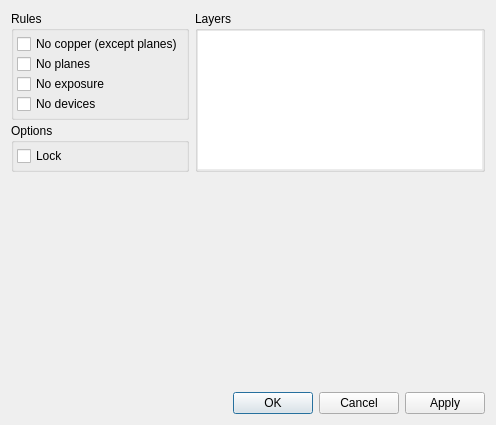
<?xml version="1.0" encoding="UTF-8"?>
<ui version="4.0">
 <class>librepcb::editor::ZonePropertiesDialog</class>
 <widget class="QDialog" name="librepcb::editor::ZonePropertiesDialog">
  <property name="geometry">
   <rect>
    <x>0</x>
    <y>0</y>
    <width>496</width>
    <height>425</height>
   </rect>
  </property>
  <property name="windowTitle">
   <string>Zone Properties</string>
  </property>
  <layout class="QVBoxLayout" name="verticalLayout_2" stretch="1,3,0">
   <item>
    <layout class="QHBoxLayout" name="horizontalLayout">
     <item>
      <layout class="QVBoxLayout" name="verticalLayout">
       <property name="spacing">
        <number>3</number>
       </property>
       <item>
        <widget class="QGroupBox" name="groupBox_2">
         <property name="title">
          <string>Rules</string>
         </property>
         <layout class="QVBoxLayout" name="verticalLayout_4">
          <property name="spacing">
           <number>0</number>
          </property>
          <property name="leftMargin">
           <number>3</number>
          </property>
          <property name="topMargin">
           <number>3</number>
          </property>
          <property name="rightMargin">
           <number>3</number>
          </property>
          <property name="bottomMargin">
           <number>3</number>
          </property>
          <item>
           <widget class="QCheckBox" name="cbxNoCopper">
            <property name="toolTip">
             <string>Raise a DRC error if there are any copper objects (e.g. traces or vias) in this zone. Only planes are allowed to flood this zone without raising an error.</string>
            </property>
            <property name="text">
             <string>No copper (except planes)</string>
            </property>
           </widget>
          </item>
          <item>
           <widget class="QCheckBox" name="cbxNoPlanes">
            <property name="toolTip">
             <string>Prevent copper planes from flooding this zone.</string>
            </property>
            <property name="text">
             <string>No planes</string>
            </property>
           </widget>
          </item>
          <item>
           <widget class="QCheckBox" name="cbxNoExposure">
            <property name="toolTip">
             <string>Raise a DRC error if there is any solder resist opening (possibly exposing copper) in this zone.</string>
            </property>
            <property name="text">
             <string>No exposure</string>
            </property>
           </widget>
          </item>
          <item>
           <widget class="QCheckBox" name="cbxNoDevices">
            <property name="toolTip">
             <string>Raise a DRC error if there are any devices placed in this zone.</string>
            </property>
            <property name="text">
             <string>No devices</string>
            </property>
           </widget>
          </item>
         </layout>
        </widget>
       </item>
       <item>
        <widget class="QGroupBox" name="gbxOptions">
         <property name="title">
          <string>Options</string>
         </property>
         <layout class="QVBoxLayout" name="verticalLayout_5">
          <property name="leftMargin">
           <number>3</number>
          </property>
          <property name="topMargin">
           <number>3</number>
          </property>
          <property name="rightMargin">
           <number>3</number>
          </property>
          <property name="bottomMargin">
           <number>3</number>
          </property>
          <item>
           <widget class="QCheckBox" name="cbxLock">
            <property name="text">
             <string>Lock</string>
            </property>
           </widget>
          </item>
         </layout>
        </widget>
       </item>
      </layout>
     </item>
     <item>
      <widget class="QGroupBox" name="groupBox">
       <property name="title">
        <string>Layers</string>
       </property>
       <layout class="QVBoxLayout" name="verticalLayout_3">
        <property name="leftMargin">
         <number>0</number>
        </property>
        <property name="topMargin">
         <number>0</number>
        </property>
        <property name="rightMargin">
         <number>0</number>
        </property>
        <property name="bottomMargin">
         <number>0</number>
        </property>
        <item>
         <widget class="QListWidget" name="lstLayers">
          <property name="frameShape">
           <enum>QFrame::NoFrame</enum>
          </property>
          <property name="horizontalScrollBarPolicy">
           <enum>Qt::ScrollBarAlwaysOff</enum>
          </property>
          <property name="sizeAdjustPolicy">
           <enum>QAbstractScrollArea::AdjustToContentsOnFirstShow</enum>
          </property>
          <property name="editTriggers">
           <set>QAbstractItemView::NoEditTriggers</set>
          </property>
          <property name="showDropIndicator" stdset="0">
           <bool>false</bool>
          </property>
          <property name="selectionMode">
           <enum>QAbstractItemView::MultiSelection</enum>
          </property>
         </widget>
        </item>
       </layout>
      </widget>
     </item>
    </layout>
   </item>
   <item>
    <widget class="librepcb::editor::PathEditorWidget" name="pathEditorWidget" native="true">
     <property name="sizePolicy">
      <sizepolicy hsizetype="Preferred" vsizetype="MinimumExpanding">
       <horstretch>0</horstretch>
       <verstretch>0</verstretch>
      </sizepolicy>
     </property>
    </widget>
   </item>
   <item>
    <widget class="QDialogButtonBox" name="buttonBox">
     <property name="orientation">
      <enum>Qt::Horizontal</enum>
     </property>
     <property name="standardButtons">
      <set>QDialogButtonBox::Apply|QDialogButtonBox::Cancel|QDialogButtonBox::Ok</set>
     </property>
    </widget>
   </item>
  </layout>
 </widget>
 <customwidgets>
  <customwidget>
   <class>librepcb::editor::PathEditorWidget</class>
   <extends>QWidget</extends>
   <header location="global">librepcb/editor/widgets/patheditorwidget.h</header>
   <container>1</container>
  </customwidget>
 </customwidgets>
 <tabstops>
  <tabstop>pathEditorWidget</tabstop>
 </tabstops>
 <resources/>
 <connections/>
</ui>
